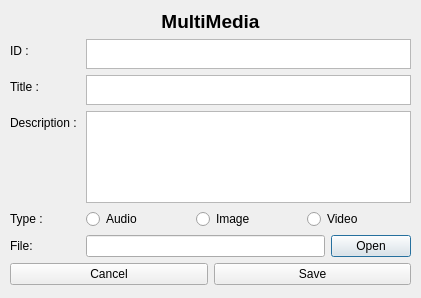
<?xml version="1.0" encoding="UTF-8"?>
<ui version="4.0">
 <class>V_MultimediaForm</class>
 <widget class="QDialog" name="V_MultimediaForm">
  <property name="geometry">
   <rect>
    <x>0</x>
    <y>0</y>
    <width>421</width>
    <height>298</height>
   </rect>
  </property>
  <property name="windowTitle">
   <string>Dialog</string>
  </property>
  <widget class="QWidget" name="verticalLayoutWidget">
   <property name="geometry">
    <rect>
     <x>10</x>
     <y>10</y>
     <width>401</width>
     <height>275</height>
    </rect>
   </property>
   <layout class="QVBoxLayout" name="verticalLayout">
    <item>
     <layout class="QFormLayout" name="formLayout">
      <item row="1" column="0" colspan="2">
       <widget class="QLabel" name="labelWindowTitle">
        <property name="font">
         <font>
          <pointsize>14</pointsize>
          <weight>75</weight>
          <bold>true</bold>
         </font>
        </property>
        <property name="text">
         <string>MultiMedia</string>
        </property>
        <property name="alignment">
         <set>Qt::AlignCenter</set>
        </property>
       </widget>
      </item>
      <item row="2" column="0">
       <widget class="QLabel" name="labelID">
        <property name="text">
         <string>ID :</string>
        </property>
       </widget>
      </item>
      <item row="2" column="1">
       <widget class="QTextEdit" name="textID">
        <property name="maximumSize">
         <size>
          <width>16777215</width>
          <height>30</height>
         </size>
        </property>
        <property name="readOnly">
         <bool>true</bool>
        </property>
       </widget>
      </item>
      <item row="3" column="0">
       <widget class="QLabel" name="labelTitle">
        <property name="text">
         <string>Title :</string>
        </property>
       </widget>
      </item>
      <item row="3" column="1">
       <widget class="QTextEdit" name="textTitle">
        <property name="maximumSize">
         <size>
          <width>16777215</width>
          <height>30</height>
         </size>
        </property>
       </widget>
      </item>
      <item row="5" column="0">
       <widget class="QLabel" name="typeLabel">
        <property name="text">
         <string>Type :</string>
        </property>
       </widget>
      </item>
      <item row="5" column="1">
       <layout class="QHBoxLayout" name="horizontalLayout_2">
        <item>
         <widget class="QRadioButton" name="audioBtn">
          <property name="text">
           <string>Audio</string>
          </property>
         </widget>
        </item>
        <item>
         <widget class="QRadioButton" name="imageBtn">
          <property name="text">
           <string>Image</string>
          </property>
         </widget>
        </item>
        <item>
         <widget class="QRadioButton" name="videoBtn">
          <property name="text">
           <string>Video</string>
          </property>
         </widget>
        </item>
       </layout>
      </item>
      <item row="7" column="1">
       <layout class="QHBoxLayout" name="horizontalLayout_3">
        <item>
         <widget class="QLineEdit" name="fileLineEdit"/>
        </item>
        <item>
         <widget class="QPushButton" name="btnOpen">
          <property name="text">
           <string>Open</string>
          </property>
         </widget>
        </item>
       </layout>
      </item>
      <item row="7" column="0">
       <widget class="QLabel" name="labelFile">
        <property name="text">
         <string>File: </string>
        </property>
       </widget>
      </item>
      <item row="4" column="1">
       <widget class="QTextEdit" name="textDesc"/>
      </item>
      <item row="4" column="0">
       <widget class="QLabel" name="labelDesc">
        <property name="text">
         <string>Description : </string>
        </property>
       </widget>
      </item>
     </layout>
    </item>
    <item>
     <layout class="QHBoxLayout" name="horizontalLayout">
      <item>
       <widget class="QPushButton" name="btnCancel">
        <property name="text">
         <string>Cancel</string>
        </property>
       </widget>
      </item>
      <item>
       <widget class="QPushButton" name="btnSave">
        <property name="text">
         <string>Save</string>
        </property>
       </widget>
      </item>
     </layout>
    </item>
   </layout>
  </widget>
 </widget>
 <resources/>
 <connections/>
</ui>
